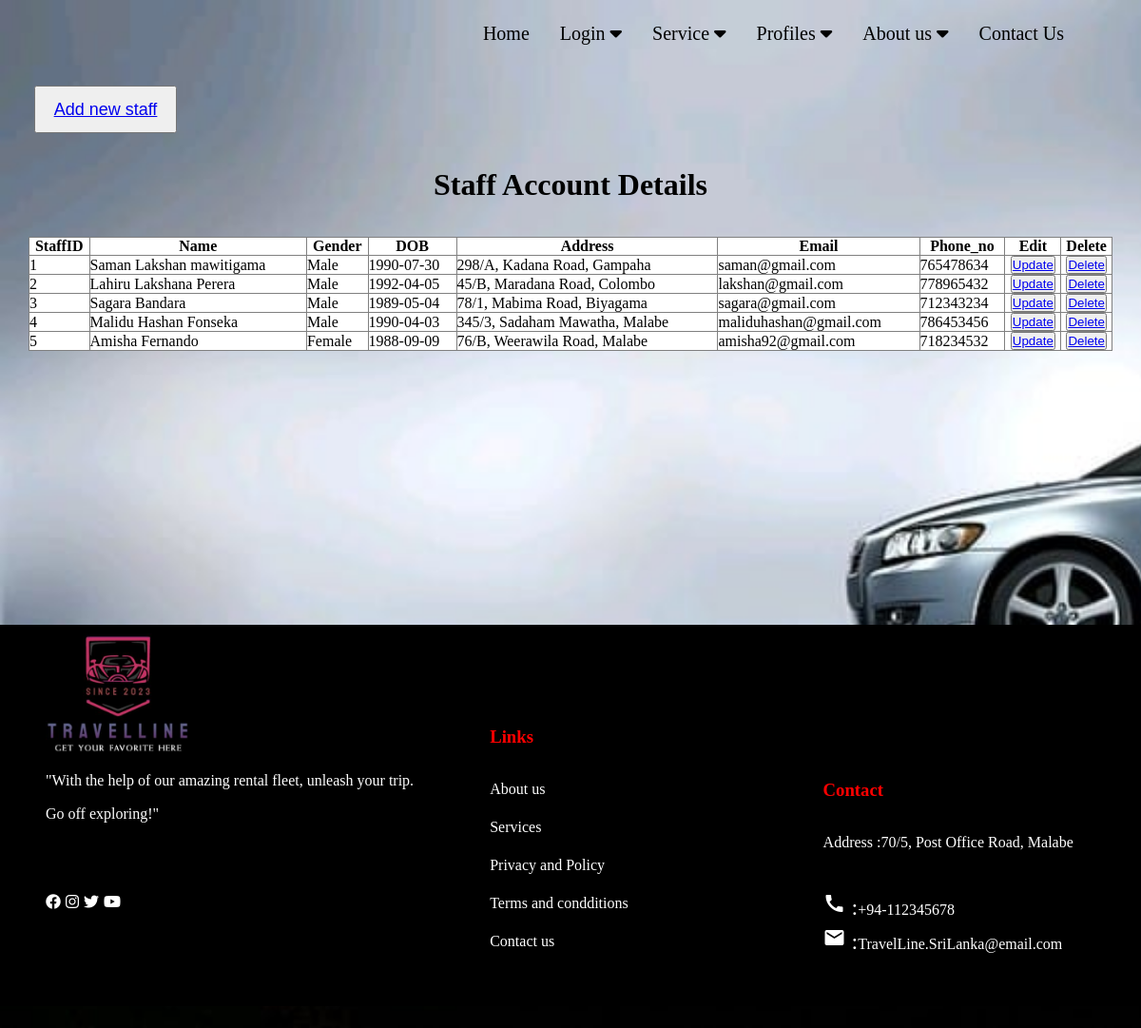
/staffAccount.php, run on the app's committed database.
### tables this page shows
CREATE TABLE `addstaff` (
  `staffID` int(11) NOT NULL,
  `Name` varchar(100) NOT NULL,
  `Gender` varchar(20) NOT NULL,
  `DOB` date NOT NULL,
  `Address` varchar(255) NOT NULL,
  `Email` varchar(255) NOT NULL,
  `Phone_no` int(11) NOT NULL
);

### staffAccount.php (the view, shortened to what this page needs)
<?php
include_once'config.php';
?>
<!DOCTYPE html>
<html>
<head>
    <link rel="stylesheet" type="text/css" href="Styles/styles.css">
    <link rel="stylesheet" type="text/css" href="Styles/staff.css">
    <link rel="stylesheet" href="https://cdnjs.cloudflare.com/ajax/libs/font-awesome/4.7.0/css/font-awesome.min.css">
    <link rel="stylesheet" href="https://cdnjs.cloudflare.com/ajax/libs/font-awesome/6.4.0/css/all.min.css">
</head>
<body>
                <div class="navbar">
                    <a href="home page.html">Home</a>
					<div class="profilesbtn">
                        <button class="dropbtn">Login
                            <i class="fa fa-caret-down"></i>
                        </button>
                    </div>
                    <div class="servicebtn">
                        <button class="dropbtn">Service
                            <i class="fa fa-caret-down"></i>
                        </button>
                    </div>
                    <div class="profilesbtn">
                        <button class="dropbtn">Profiles
                            <i class="fa fa-caret-down"></i>
                        </button>
                    </div>
                    <div class="aboutusbtn">
                        <button class="dropbtn">About us
                            <i class="fa fa-caret-down"></i>
                        </button>
                        </div>
                    <a href="contactUs.html">Contact Us</a>
                </div>
	<br><br><br><br><br>
	<button class="button"><a href = "addNewStaff.php">Add new staff</a></button>
	<br><br><br>
	<center>
	  <h1>Staff Account Details</h1>
	<br><br>
	<table border="1" width="95%">
	<tr>
	    <th class="col1">StaffID</th>
	    <th class="col1">Name</th>
	    <th class="col1">Gender</th>
	    <th class="col1">DOB</th>
	    <th class="col1">Address</th>
	    <th class="col1">Email</th>
	    <th class="col1">Phone_no</th>
	    <th class="col1">Edit</th>
	    <th class="col1">Delete</th>
	</tr>
	<?php
	    $sql="select * from addstaff";
	    $result=$conn->query($sql);
	    if($result->num_rows>0){
		    while($row=$result->fetch_assoc()){
			    echo"<tr><td>".$row["staffID"]."</td><td>".$row["Name"]."</td><td>".$row["Gender"]."</td><td>".$row["DOB"]."</td><td>".$row["Address"]."</td><td>".$row["Email"].
			  "</td><td>".$row["Phone_no"]."</td>";
			    echo"<td><center><button><a href='editstaff.php? ID=$row[staffID]&name=$row[Name]&gender=$row[Gender]&dob=$row[DOB]&address=$row[Address]&email=$row[Email]&phone=$row[Phone_no]'>Update</a></button></center></td>";
			    echo"<td><center><button><a href='deletestaff.php ? id=$row[staffID]'>Delete</a></button></center></td><tr>";
		    }
		    }else{
			  echo"Empty rows";
	         }
	    echo "</table>";
	?>
	</center>
	<br><br><br><br><br><br><br><br><br><br><br><br><br><br><br><br>
    <footer>
    <div class="foot">
        <div class="footer">
            <div class="row">
                <dic class="col" id="company">
                    <img src="Images/logo.jpg" alt="" class="logo"><br>
                    <p>"With the help of our amazing rental fleet, unleash your trip. <br> Go off exploring!"</p>
                    <div class="social"><br>
                        <a href="www.facebook.com"><i class="fab fa-facebook"></i></a>
                        <a href="www.instagram.com"><i class="fab fa-instagram"></i></a>
                        <a href="www.twitter.com"><i class="fab fa-twitter"></i></a>
                        <a href="www.youtube.com"><i class="fab fa-youtube"></i></a>
                    </div>
                </div>
                <div class="col" id="useful-links"><br>
                    <h3>Links</h3>
                    <div class="link">
                        <a href="About us.php">About us</a>
                        <a href="services.php">Services</a>
                        <a href="Privacy & Policy page.html">Privacy and Policy</a>
                        <a href="Terms and conditions.php">Terms and condditions</a>
                        <a href="contact Us.html">Contact us</a>
                    </div>
                </div>
                <div class="col" id="contacts"><br>
                    <h3>Contact</h3>
                    <div class="contact-details">
                        <p>Address :70/5,  Post Office Road,  Malabe</p><br>
                        <p><i class="material-icons">call : </i>+94-112345678</p>
                        <p><i class="material-icons">email : </i>TravelLine.SriLanka@email.com</p>
                    </div>
                </div>
            </div>
        </div>
    </footer>
</body>
</html>

### Styles/styles.css (style rules this page uses)
.navbar { overflow: hidden; float: right; bottom: 0; left: 0; margin-top: 10px; margin-right: 25px; }
.navbar a { float: left; font-size: 20px; color: black; text-align: center; padding: 14px 16px; text-decoration: none; }
.dropbtn { color: white; }
.servicebtn { float: left; overflow: hidden; }
.servicebtn .dropbtn { font-size: 20px; border: none; outline: none; color:black; padding: 14px 16px; background-color: inherit; font-family: inherit; margin: 0; }
.profilesbtn { float: left; overflow: hidden; }
.profilesbtn .dropbtn { font-size: 20px; border: none; outline: none; color:black; padding: 14px 16px; background-color: inherit; font-family: inherit; margin: 0; }
.aboutusbtn { float: left; overflow: hidden; }
.aboutusbtn .dropbtn { font-size: 20px; border: none; outline: none; color:black; padding: 14px 16px; background-color: inherit; font-family: inherit; margin: 0; }
* { box-sizing: border-box; margin: 0; padding: 0; }
.foot { background-color:black; height:20%; width: 100%; position: relative; display: flex; margin-right: 3px; margin-bottom: 5px; line-height: 35px; }
.logo { width: 150px; height: auto; margin-top:-10% ; }
.footer { color: black; width: 100%; height: auto; position: relative; padding: 3rem 1rem; }
.row { display: flex; justify-content: space-between; align-items: center; display:flex; }
.col { min-width: 250px; color: black; font-family: 'Times New Roman', Times, serif; padding: 0 2rem; }
.contact-details i { color: white; }
.col .social a i { color:white; margin-top: 2rem; margin-right: 5px; transition: 0.3s ease; float: left; }
.col h3 { color: red; margin-bottom: 20px; position: relative; cursor: pointer; }
.col h3::after { content: ''; height: 3px; width: 0px; position: absolute; bottom: 0; left: 0; transition: 0.3s ease; }
.col p { color: white; }
.col .link a { display: block; text-decoration: none; color: white; margin-bottom: 5px; position: relative; transition: 0.3s ease; }
.col .link a:before { content: ''; height: 16px; width: 3px; position: absolute; top: 5px; left: -10px; background-color: cyan; transition: 0.5s ease; opacity: 0; }
#useful-links { margin-left: 40%; margin-top: -20%; }
#contacts { margin-left: 70%; margin-top: -20%; }

### Styles/staff.css (style rules this page uses)
body { background-image:url("../Images/image.jpg"); background-size:cover; }
table { background-color:white; border-collapse: collapse; }
.button { width:150px; height:50px; font-size:18px; }

### data on the page
addstaff: staffID "1", Name "Saman Lakshan mawitigama", Gender "Male", DOB "1990-07-30", Address "298/A, Kadana Road, Gampaha", Email "saman@gmail.com", Phone_no "765478634"
addstaff: staffID "2", Name "Lahiru Lakshana Perera", Gender "Male", DOB "1992-04-05", Address "45/B, Maradana Road, Colombo", Email "lakshan@gmail.com", Phone_no "778965432"
addstaff: staffID "3", Name "Sagara Bandara", Gender "Male", DOB "1989-05-04", Address "78/1, Mabima Road, Biyagama", Email "sagara@gmail.com", Phone_no "712343234"
addstaff: staffID "4", Name "Malidu Hashan Fonseka", Gender "Male", DOB "1990-04-03", Address "345/3, Sadaham Mawatha, Malabe", Email "maliduhashan@gmail.com", Phone_no "786453456"
addstaff: staffID "5", Name "Amisha Fernando", Gender "Female", DOB "1988-09-09", Address "76/B, Weerawila Road, Malabe", Email "amisha92@gmail.com", Phone_no "718234532"
